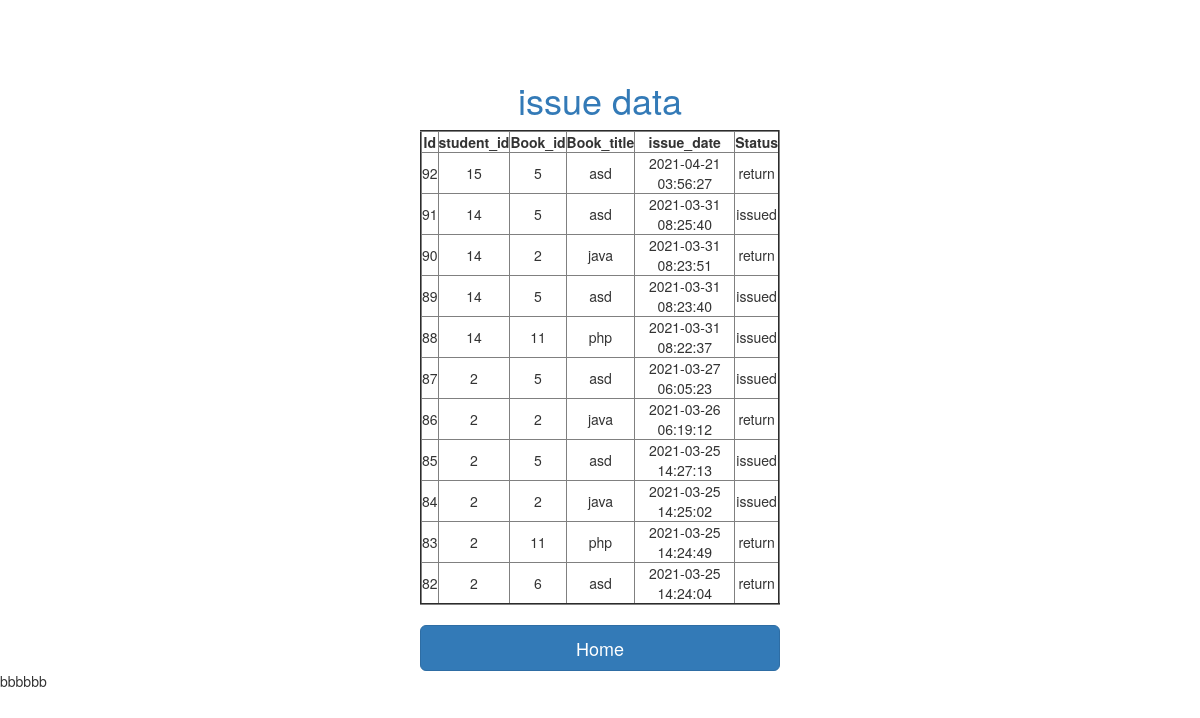
Page /WT/show_issue_data.php on the committed database.
### tables this page shows
CREATE TABLE `issue_data` (
  `id` int(11) NOT NULL,
  `student_id` int(11) NOT NULL,
  `Book_id` int(11) NOT NULL,
  `Book_title` varchar(50) NOT NULL,
  `Status` varchar(50) NOT NULL,
  `issue_date` datetime NOT NULL
);

### WT/show_issue_data.php (the view, shortened to what this page needs)
<?php
$user = "root";
$password = "";
$server  = "localhost";
$db = "wt_project";
$con = mysqli_connect($server,$user,$password,$db);
    ?>
<!DOCTYPE html>
<html>
    <head>
        <link rel="stylesheet" href="https://maxcdn.bootstrapcdn.com/bootstrap/3.4.1/css/bootstrap.min.css">
    </head>
    <body background="https://images.wallpaperscraft.com/image/books_library_shelves_138556_1920x1080.jpg">
      <div class="container">
    <div class="row">
        <div class="col-sm-6 col-md-4 col-md-offset-4"><br><br><br>
            <h1 class="text-center text-primary login-title">issue data</h1>
            <div class="account-wall">
                <table border="2px " align="center" class="text-center" style="background-color: white; width: 100%; height: ">
                    <tr >
                        <th class="text-center"> Id </th>
                        <th class="text-center"> student_id </th>
                          <th class="text-center"> Book_id </th>
                            <th class="text-center"> Book_title </th>
                              <th class="text-center"> issue_date </th>
                              <th class="text-center"> Status </th>
                    </tr>
                    <?php
$sql = "SELECT id,student_id,Book_id,Book_title,issue_date,Status FROM issue_data";
 $result = $con-> query($sql);
if ($result-> num_rows > 0){
    while ($row = mysqli_fetch_array($result)) {
    ?>
        <tr>
            <td><?php echo $row['id']?> </td>
            <td><?php echo $row['student_id']?> </td>
            <td><?php echo $row['Book_id']?> </td>
            <td><?php echo $row['Book_title']?> </td>
            <td><?php echo $row['issue_date']?> </td>
            <td><?php echo $row['Status']?> </td>
        </tr>
        <?php
}
echo "</table>";
 }
?>
            </div>
            <form class="form-signin" action="Dashboard.php" method="post"><br>
                    <input class="btn btn-primary btn-lg btn-block" type="submit" value="Home" name="btn1">
        </div>
    </div>
</div>
    </body>
</html>

### rows in the picture
issue_data: id "92", student "15", Book "5", Book_title "asd", issue_date "2021-04-21 03:56:27", Status "return"
issue_data: id "91", student "14", Book "5", Book_title "asd", issue_date "2021-03-31 08:25:40", Status "issued"
issue_data: id "90", student "14", Book "2", Book_title "java", issue_date "2021-03-31 08:23:51", Status "return"
issue_data: id "89", student "14", Book "5", Book_title "asd", issue_date "2021-03-31 08:23:40", Status "issued"
issue_data: id "88", student "14", Book "11", Book_title "php", issue_date "2021-03-31 08:22:37", Status "issued"
issue_data: id "87", student "2", Book "5", Book_title "asd", issue_date "2021-03-27 06:05:23", Status "issued"
issue_data: id "86", student "2", Book "2", Book_title "java", issue_date "2021-03-26 06:19:12", Status "return"
issue_data: id "85", student "2", Book "5", Book_title "asd", issue_date "2021-03-25 14:27:13", Status "issued"
issue_data: id "84", student "2", Book "2", Book_title "java", issue_date "2021-03-25 14:25:02", Status "issued"
issue_data: id "83", student "2", Book "11", Book_title "php", issue_date "2021-03-25 14:24:49", Status "return"
issue_data: id "82", student "2", Book "6", Book_title "asd", issue_date "2021-03-25 14:24:04", Status "return"
